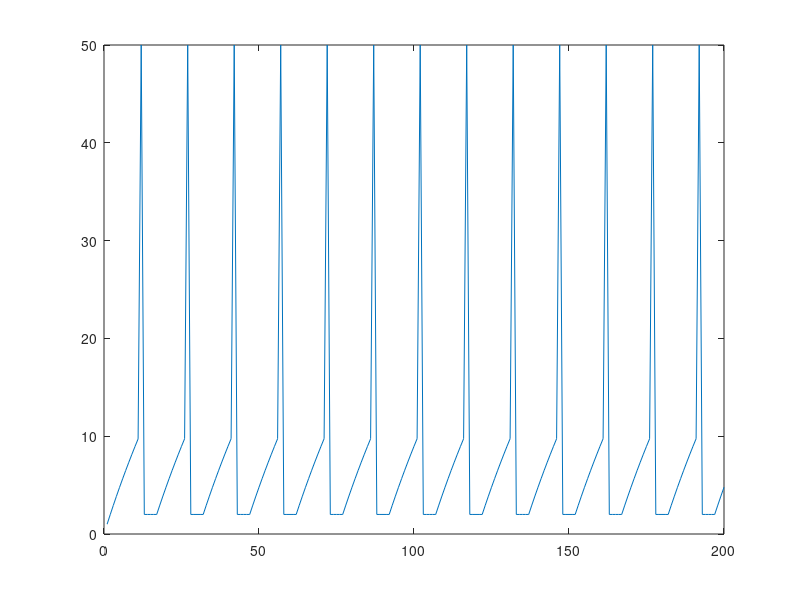

The MATLAB script that drew this image:
% Basic integrate-and-fire neuron 
% R Rao 1999  (adapted for 590rr)

clear
% input current
I = 1 % nA

% capacitance and leak resistance
C = 1 % nF
R = 40 % M ohms

% I & F implementation dV/dt = - V/RC + I/C
% Using h = 1 ms step size, Euler method

V = 0;
tstop = 200;
abs_ref = 5; % absolute refractory period 
ref = 0; % absolute refractory period counter
V_trace = []; % voltage trace for plotting
V_th = 10; % spike threshold

for t = 1:tstop
  
   if ~ref
     V = V - (V/(R*C)) + (I/C)
   else
     ref = ref - 1;
     V = 0.2*V_th; % reset voltage
   end
   
   if (V > V_th)
     V = 50;  % emit spike
     ref = abs_ref; % set refractory counter
   end

   V_trace = [V_trace V];

end

  plot(V_trace)
